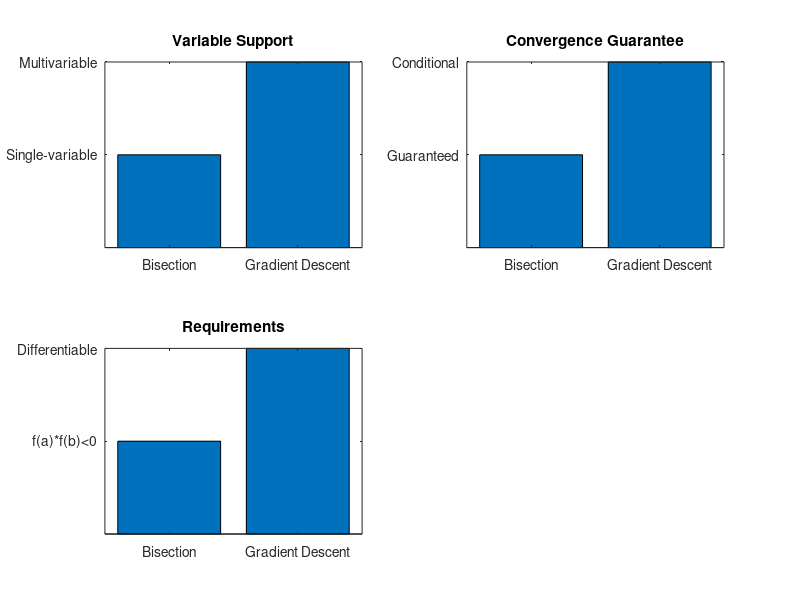

Recreate this plot in MATLAB. (Note: this script raises an error after producing the figure.)
% Comparison of Preconditions
methods = {'Bisection', 'Gradient Descent'};
variables = [1 2]; % 1 = Single-variable, 2 = Multivariable
convergence = [1 2]; % 1 = Guaranteed, 2 = Conditional
requirements = [1 2]; % 1 = f(a)*f(b)<0, 2 = Differentiable

figure;
subplot(2,2,1);
bar(variables);
title('Variable Support');
set(gca,'XTickLabel',methods);
yticks([1 2]);
yticklabels({'Single-variable', 'Multivariable'});

subplot(2,2,2);
bar(convergence);
title('Convergence Guarantee');
set(gca,'XTickLabel',methods);
yticks([1 2]);
yticklabels({'Guaranteed', 'Conditional'});

subplot(2,2,3);
bar(requirements);
title('Requirements');
set(gca,'XTickLabel',methods);
yticks([1 2]);
yticklabels({'f(a)*f(b)<0', 'Differentiable'});

sgtitle('Method Preconditions Comparison');